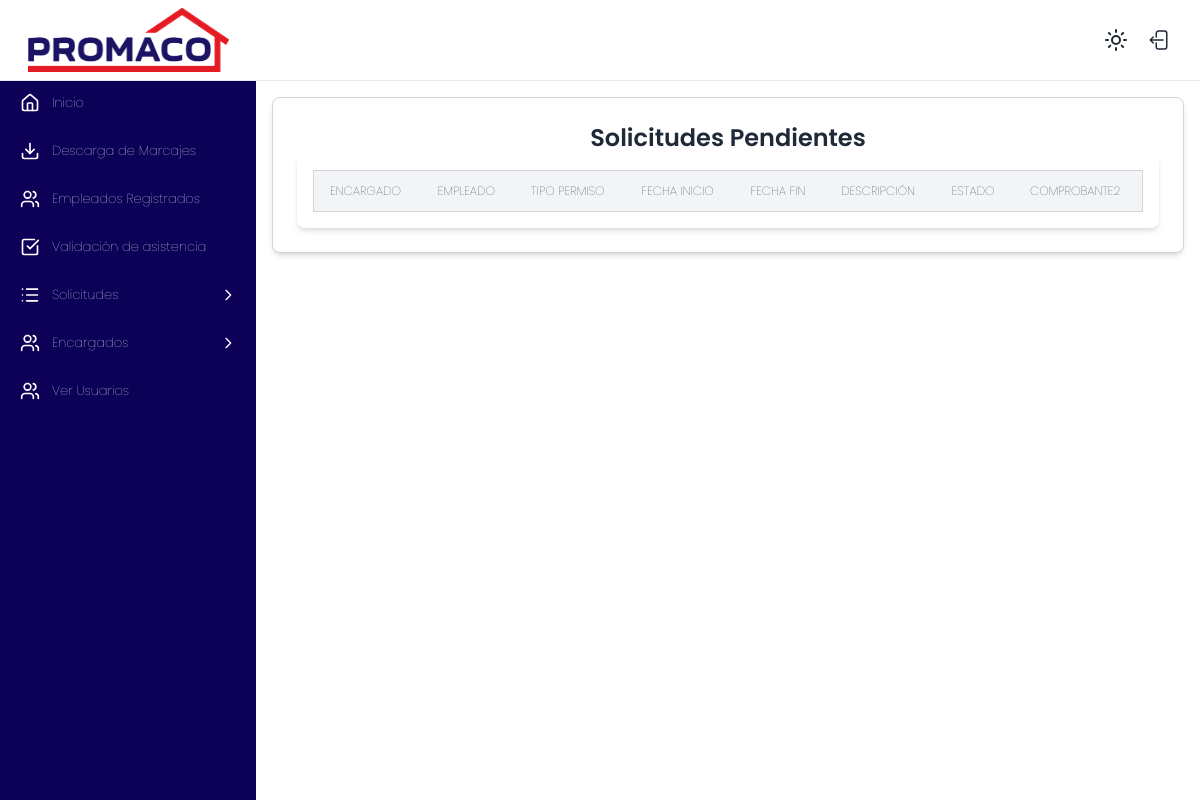
Page /marcaje/solicitudes-encargado (signed in) on the earlier database version.
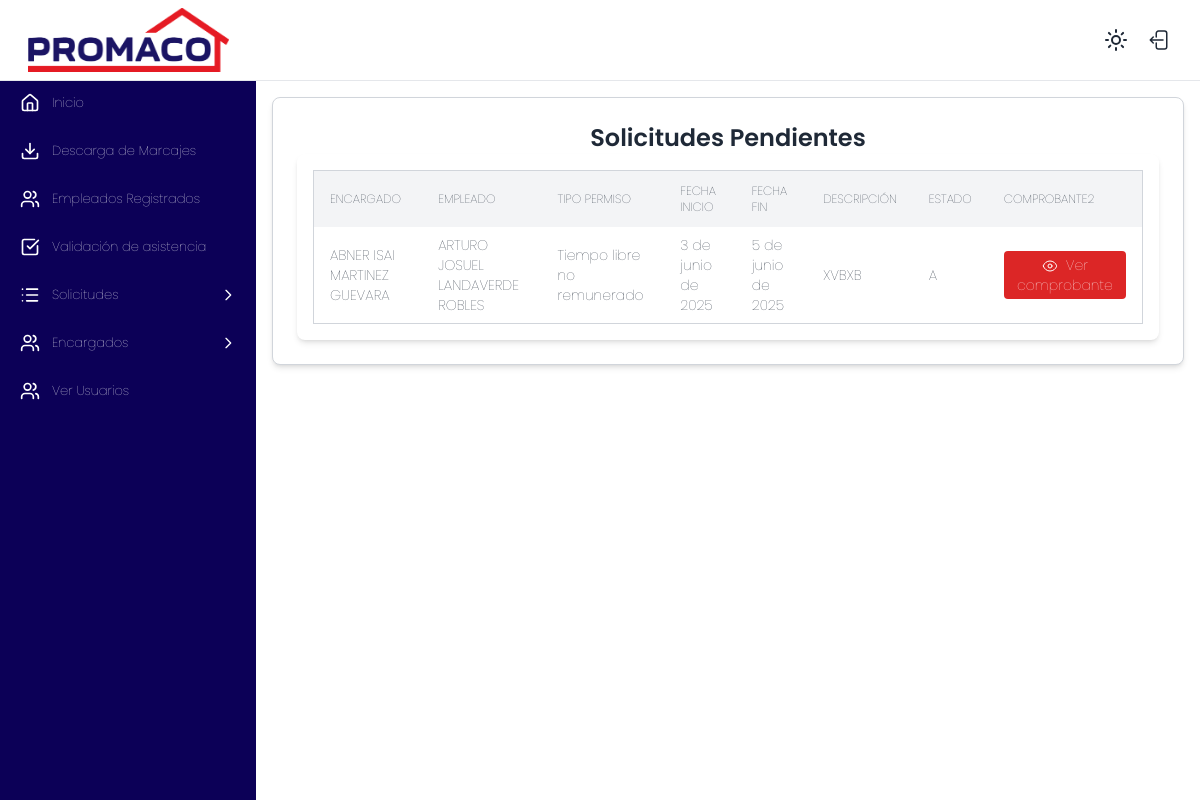
Same page on the later database version.
### marcaje/models.py (models this page shows, shortened)
class PermisoComprobante(models.Model):
    permiso = models.ForeignKey(Permisos, on_delete=models.CASCADE)
    comprobante = models.FileField()

class Permisos(models.Model):
    ESTADO_SOLICITUD = [
        ('P', 'Pendiente'),
        ('A', 'Aprobada'),
        ('SB', 'SUBSANADO'),
        ('R', 'Rechazada'),
    ]
    encargado = models.ForeignKey(Empleado, related_name="solicitudes_enviadas", on_delete=models.PROTECT)
    empleado = models.ForeignKey(Empleado, on_delete=models.CASCADE)
    tipo_permiso = models.ForeignKey(TipoPermisos, on_delete=models.PROTECT)
    fecha_inicio = models.DateField()
    fecha_final = models.DateField()
    fecha_solicitud = models.DateField(auto_now=True)
    descripcion = models.CharField(max_length=300)
    tiene_comprobante = models.BooleanField(default=False)
    estado_solicitud = models.CharField(choices=ESTADO_SOLICITUD, default='P')
    pendiente_subsanar = models.BooleanField(default=False)
    aprobacion_gerencial = models.BooleanField(default=False)

class Empleado(models.Model):
    user = models.OneToOneField(User, on_delete=models.SET_NULL, null=True, blank=True)
    id_externo = models.IntegerField(unique=True)
    codigo = models.CharField(max_length=20)
    nombre = models.CharField(max_length=100)
    departamento = models.CharField(max_length=100)
    sucursal = models.ForeignKey(Sucursal, on_delete=models.PROTECT)
    es_encargado = models.BooleanField(default=False)
    class Meta:
        verbose_name = "Empleado"
        verbose_name_plural = "Empleados"
        ordering = ['nombre']
    def __str__(self):
        return f"{self.nombre} "

class TipoPermisos(models.Model):
    tipo = models.CharField(max_length=100)

### marcaje/views.py (the view)
# urls.py: path('solicitudes-encargado', views.vista_solicitudes_encargado, name='solicitudes_encargado'),
@login_required
def vista_solicitudes_encargado(request):
    encargado = Empleado.objects.get(user=request.user)
    empleados_cargo = Empleado.objects.filter(encargado_asignado__encargado=encargado)
    solicitudes = PermisoComprobante.objects.filter(permiso__empleado__in=empleados_cargo)
    return render(request, 'solicitudes_encargado.html', {'solicitudes': solicitudes})

### marcaje/context_processors.py (called while the page is built)
def empleados_a_cargo_context(request):
    empleados_cargo = []
    encargado_obj = None
    if request.user.is_authenticated:
        try:
            encargado = Empleado.objects.get(user=request.user)
            encargado_obj = encargado
            if encargado.es_encargado:
                empleados_cargo = Empleado.objects.filter(
                    encargado_asignado__encargado=encargado
                )
        except Empleado.DoesNotExist:
            encargado_obj = None
    return {'empleados_a_cargo_global': empleados_cargo, 'encargado': encargado_obj}

### marcaje/templates/solicitudes_encargado.html (shortened to what this page needs)
{% extends 'base.html' %}
{% block content %}
{% load static %}
<link rel="stylesheet" href="{% static 'styles/menu.css' %}">
 <div class="w-full max-w-7xl mx-auto bg-white dark:bg-gray-800 p-6 rounded-lg shadow-md border border-gray-300 ">
  <h2 class="text-2xl font-semibold text-center text-gray-800 dark:text-gray-200">Solicitudes Pendientes</h2>
  <div class="bg-white dark:bg-gray-800 max-h-[600px] shadow-md rounded-lg overflow-hidden">
    <div class="p-4 overflow-x-auto">
      <table id="permisos-pendientes" class="min-w-full text-sm text-left text-gray-800 dark:text-gray-200 border border-gray-300">
        <thead class="bg-gray-100 dark:bg-gray-600 sticky top-[0px] z-10 uppercase text-xs">
        <tr>
          <th class="px-4 py-3">Encargado</th>
          <th class="px-4 py-3">Empleado</th>
          <th class="px-4 py-3">Tipo Permiso</th>
          <th class="px-4 py-3">Fecha Inicio</th>
          <th class="px-4 py-3">Fecha Fin</th>
          <th class="px-4 py-3">Descripción</th>
          <th class="px-4 py-3">Estado</th>
          <th class="px-4 py-3">Comprobante2</th>
        </tr>
      </thead>
      <tbody class="divide-y divide-gray-200 dark:divide-gray-700">
        {% for p in solicitudes %}
        <tr class="hover:bg-gray-100 dark:hover:bg-gray-700 transition-colors duration-200">
          <td class="px-4 py-2">{{ p.permiso.encargado }}</td>
          <td class="px-4 py-2">{{ p.permiso.empleado }}</td>
          <td class="px-4 py-2">{{ p.permiso.tipo_permiso.tipo }}</td>
          <td class="px-4 py-2">{{ p.permiso.fecha_inicio }}</td>
          <td class="px-4 py-2">{{ p.permiso.fecha_final }}</td>
          <td class="px-4 py-2">{{ p.permiso.descripcion }}</td>
          <td class="px-4 py-2">{{ p.permiso.estado_solicitud }}</td>
          <td class="px-4 py-2">
            {% if p.comprobante %}
            <button type="button" href="{{ p.comprobante.url }}" target="_blank" onclick="window.open('{{ p.comprobante.url }}', '_blank', 'toolbar=0,location=0,menubar=0,width=800,height=600'); return false;" data-url="{{ p.comprobante.url }}"
              class="ver-archivo bg-red-600 text-white px-3 py-1 rounded hover:bg-red-700 text-sm hover:text-white transition">
              Ver comprobante
            </button>
            {% endif %}
          </td>
        </tr>
        {% endfor %}
      </tbody>
    </table>
  </div>
</div>
</div>
{% endblock %}

Differences in the rows shown:
added PermisoComprobante: permiso.encargado "ABNER ISAI MARTINEZ GUEVARA", permiso.empleado "ARTURO JOSUEL LANDAVERDE ROBLES", permiso.tipo_permiso.tipo "Tiempo libre no remunerado", permiso.fecha_inicio "3 de junio de 2025", permiso.fecha_final "5 de junio de 2025", permiso.descripcion "XVBXB", permiso.estado_solicitud "A"
